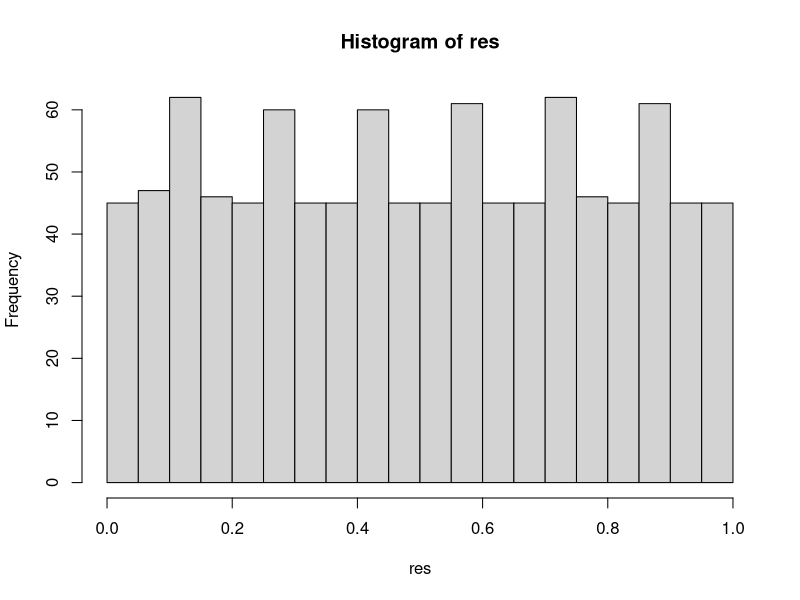
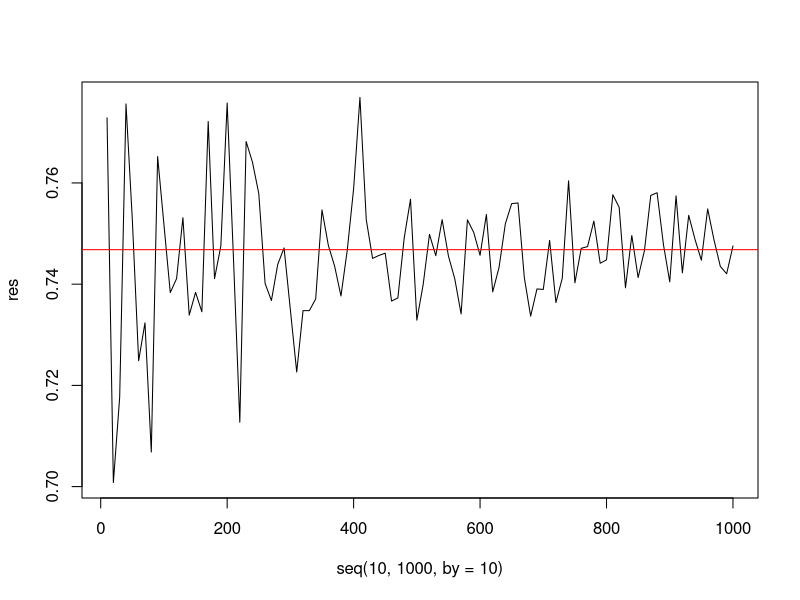

Write the R code that produced these figures, in order.
#Generación de numeros pseudoaleatorios 
mcm <- function(a, m, x0, n){
  if(is.integer(a) & is.integer(m) & a > 0 & m> 0){
    res <- numeric(n+1)
    res[1] <- x0
    for(i in 2:(n+1)){
      res[i] <- ((a*res[i-1]) %% m)
    }
    return(res[-1]/m)
  } else {
    cat('Los valores de a y m no cumplen las condiciones (enteros positivos)')
  }
}

res <- mcm(a = 31L, m = 67L, x0= 12, n = 1000)
which(res == res[1])
hist(res,breaks = seq(0,1,by=0.05))

valores<-expand.grid(a=c(7L, 19L, 31L, 47L, 71L, 89L), m =c(67L, 321L, 577L, 800L), x0 = c(7,12,22,53))

valores$ciclo <- sapply(1:nrow(valores), function(k){
  res <- mcm(a= valores[k,1], m= valores[k,2], x0= valores[k,3], n=1000)
  which(res == res[1])[2] - 1
})
print(valores)
which.max(valores$ciclo)
which.min(valores$ciclo)


gcm <- function(a, m, c, x0, n){
  if(is.integer(a) & is.integer(m) & a > 0 & m> 0){
    res <- numeric(n+1)
    res[1] <- x0
    for(i in 2:(n+1)){
      res[i] <- ((a*res[i-1] + c) %% m) /m
    }
    return(res[-1])
  } else {
    cat('Los valores de a y m no cumplen las condiciones (enteros positivos)')
  }
}
res1<-gcm(a = 31L, m = 67L,c=0, x0= 12, n = 10)
res2<-gcm(a = 31L, m = 67L,c=1, x0= 12, n = 10)
which(res1[1]==res2)
which(res1[2]==res2)


# Aproximacion de integrales
#f(x) =exp(-x^2)
aprox_fx <- function(k){
  U = runif(k)
  return (mean(exp(-U^2)))
}
#valor teorico 0.74682
res <- sapply(seq(10,1000,by=10),function(j){
  aprox_fx(j)
})
plot(seq(10,1000,by=10),res, type='l')
abline(h=0.74682, col='red')
